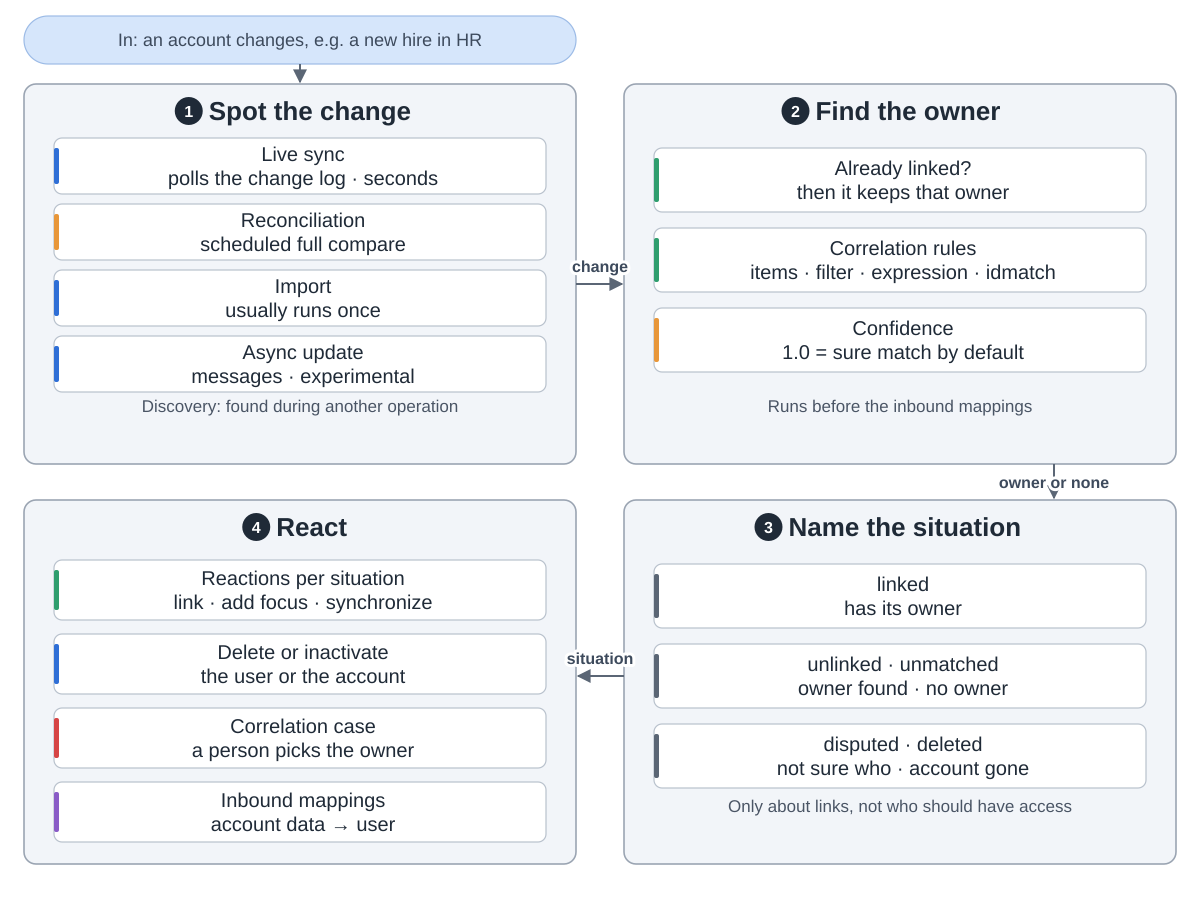

This figure's Python source:
"""midPoint synchronization: how a change on a resource gets into midPoint.
Snake order: 1 spot the change (top left) -> 2 find the owner (top right) -> 3 name the situation (bottom right)
-> 4 react (bottom left).
Drawn from Evolveum/midpoint at commit 160887ba (docs/synchronization/flavors.adoc, situations.adoc,
docs/correlation/index.adoc, correlation-cases.adoc, docs/tasks/synchronization-tasks,
infra/schema .../common-provisioning-3.xsd SynchronizationSituationType and SynchronizationActionsType,
common-correlation-3.xsd thresholds, common-tasks-3.xsd work definitions,
model/model-impl .../sync/SynchronizationState.java, SynchronizationServiceImpl.java).
Run: python3 sync.py"""
import sys
from pathlib import Path

sys.path.insert(0, str(Path(__file__).resolve().parents[2] / "tools"))
from archdiagram import Diagram, L, R, GW, T1, H1, T2, H2  # noqa: E402

d = Diagram("How a change gets into midPoint",
            "In: an account changes on a resource, for example a new hire in the HR system. "
            "1 Spot the change: live sync polls the resource's change log every few seconds; reconciliation "
            "is a scheduled full compare, the safety net; import usually runs once; asynchronous update takes "
            "messages and is experimental. Discovery is a change found during an unrelated operation. "
            "2 Find the owner: an account already linked to a user keeps that owner; otherwise correlation "
            "rules (items, filter, expression, idmatch) look for a user and give a confidence; 1.0 means a "
            "sure match by default. Correlation runs before the inbound mappings. "
            "3 Name the situation, one of five: linked (has its owner), unlinked (owner found, not yet linked), "
            "unmatched (no owner), disputed (not sure who), deleted (the account is gone). Situations are only "
            "about links, not about whether the person should have the account. "
            "4 React: each situation has its reactions, such as link, add focus or synchronize; delete or "
            "inactivate the user or the account; create a correlation case so a person picks the owner. "
            "Then inbound mappings copy account data into the user.")

d.pill(L, 16, GW, 48, "In: an account changes, e.g. a new hire in HR")
d.arrow(f"M{L + GW / 2} 64V{T1 - 2}")

d.group(L, T1, GW, H1, "Spot the change", 1)
d.column(L, T1, [("Live sync|polls the change log · seconds", "coding"),
                 ("Reconciliation|scheduled full compare", "critic"),
                 ("Import|usually runs once", "coding"),
                 ("Async update|messages · experimental", "coding")], h=56, gap=10, first=54)
d.notes(L, T1, H1, "Discovery: found during another operation", "")

d.group(R, T1, GW, H1, "Find the owner", 2)
d.column(R, T1, [("Already linked?|then it keeps that owner", "plan"),
                 ("Correlation rules|items · filter · expression · idmatch", "plan"),
                 ("Confidence|1.0 = sure match by default", "critic")])
d.notes(R, T1, H1, "Runs before the inbound mappings", "")

d.group(R, T2, GW, H2, "Name the situation", 3)
d.column(R, T2, [("linked|has its owner", "data"),
                 ("unlinked · unmatched|owner found · no owner", "data"),
                 ("disputed · deleted|not sure who · account gone", "data")])
d.notes(R, T2, H2, "Only about links, not who should have access", "")

d.group(L, T2, GW, H2, "React", 4)
d.column(L, T2, [("Reactions per situation|link · add focus · synchronize", "plan"),
                 ("Delete or inactivate|the user or the account", "coding"),
                 ("Correlation case|a person picks the owner", "review"),
                 ("Inbound mappings|account data → user", "write")], h=60, gap=14, first=60)

d.arrow(f"M{L + GW} {T1 + 200}H{R - 2}", label="change", at=(600, T1 + 188))
d.arrow(f"M{R + 430} {T1 + H1}V{T2 - 2}", label="owner or none", at=(R + 430, T1 + H1 + 24))
d.arrow(f"M{R} {T2 + 176}H{L + GW + 2}", label="situation", at=(600, T2 + 164))

d.save(Path(__file__).with_name("sync.svg"))
